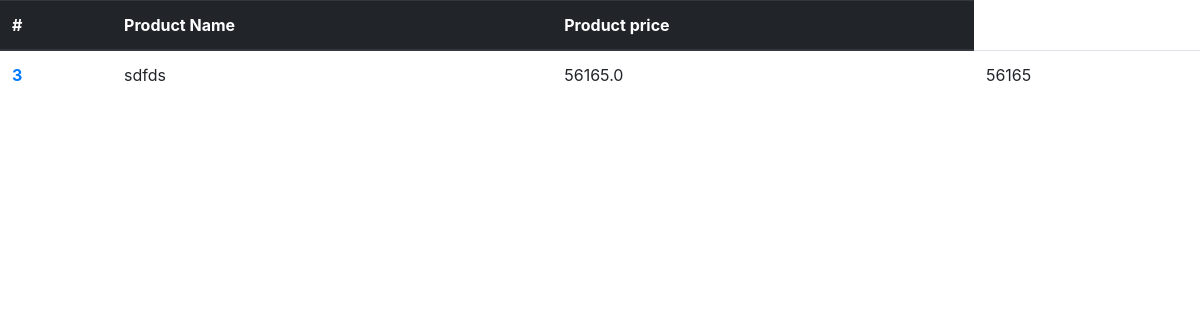
/products/, run on an earlier commit of the app's database.
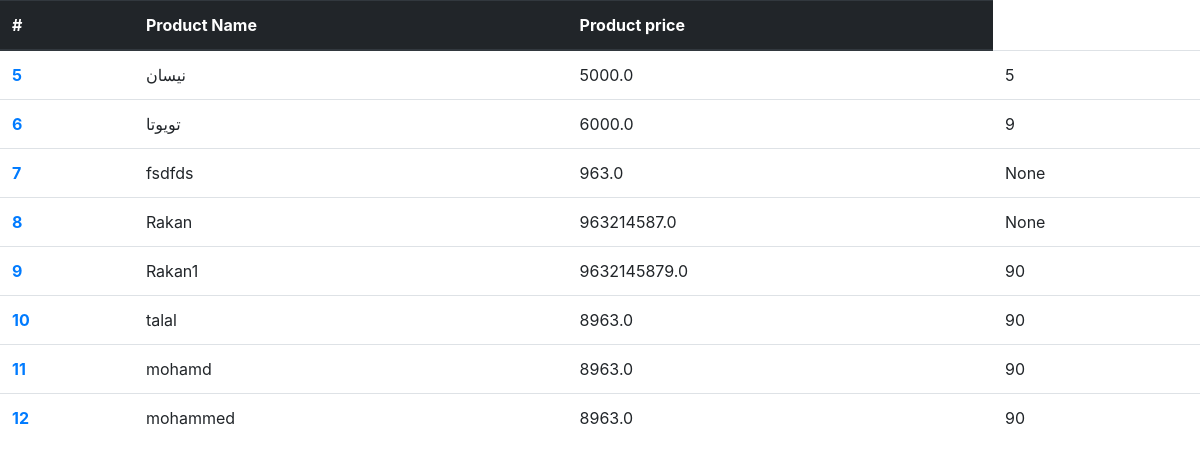
And on a later commit of the database.
### catalog/models.py (models this page shows, shortened)
class Product(models.Model):
    id = models.AutoField(primary_key=True)
    name = models.CharField(max_length=200, null=True, blank=True)
    price = models.FloatField(null=True, blank=True)
    quantity = models.IntegerField(null=True, blank=True)
    image = models.ImageField(upload_to='product/images', null=True, blank=True)
    category = models.ForeignKey('Category', on_delete=models.CASCADE)

### catalog/views.py (the view)
# urls.py: path(r'products/', views.products, name='products'),
def products(request):
    products = Product.objects.all()
    context = {'products': products}
    return render(request, 'products.html', context)

### catalog/templates/products.html (shortened to what this page needs)
<!DOCTYPE html>
<html lang="en">
<head>
    <link rel="stylesheet" href="https://stackpath.bootstrapcdn.com/bootstrap/4.1.3/css/bootstrap.min.css">
</head>
<body>
<table class="table">
  <thead class="thead-dark">
    <tr>
      <th scope="col">#</th>
      <th scope="col">Product Name</th>
      <th scope="col">Product price</th>
    </tr>
  </thead>
  <tbody>
    {% for data in products %}
    <tr>
      <th scope="row"><a href="{% url 'product' data.id %}">{{ data.id }}</a> </th>
      <td>{{ data.name }}</td>
      <td>{{ data.price }}</td>
     <td>{{ data.quantity }}</td>
    </tr>
  {% endfor %}
  </tbody>
</table>
</body>
</html>

What changed in the data, as far as the page shows it:
removed Product: id "3", name "sdfds", price "56165.0", quantity "56165"
added Product: id "5", name "نيسان", price "5000.0", quantity "5"
added Product: id "6", name "تويوتا", price "6000.0", quantity "9"
added Product: id "7", name "fsdfds", price "963.0", quantity "None"
added Product: id "8", name "Rakan", price "963214587.0", quantity "None"
added Product: id "9", name "Rakan1", price "9632145879.0", quantity "90"
added Product: id "10", name "talal", price "8963.0", quantity "90"
added Product: id "11", name "mohamd", price "8963.0", quantity "90"
added Product: id "12", name "mohammed", price "8963.0", quantity "90"
